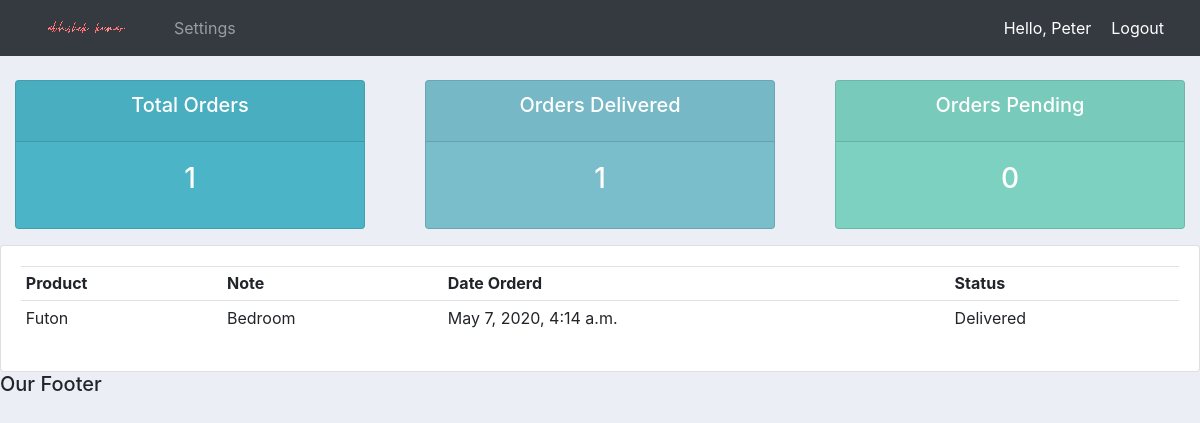
The page /user/ (signed in) on the database its author committed.
### accounts/models.py (models this page shows)
class Order(models.Model):
	STATUS = (
			('Pending', 'Pending'),
			('Out for delivery', 'Out for delivery'),
			('Delivered', 'Delivered'),
			)
	customer = models.ForeignKey(Customer, null=True, on_delete= models.SET_NULL)
	product = models.ForeignKey(Product, null=True, on_delete= models.SET_NULL)
	date_created = models.DateTimeField(auto_now_add=True, null=True)
	status = models.CharField(max_length=200, null=True, choices=STATUS)
	note = models.CharField(max_length=1000, null=True)
	def __str__(self):
		return self.product.name

class Product(models.Model):
	CATEGORY = (
			('Indoor', 'Indoor'),
			('Out Door', 'Out Door'),
			)
	name = models.CharField(max_length=200, null=True)
	price = models.FloatField(null=True)
	category = models.CharField(max_length=200, null=True, choices=CATEGORY)
	description = models.CharField(max_length=200, null=True, blank=True)
	date_created = models.DateTimeField(auto_now_add=True, null=True)
	tags = models.ManyToManyField(Tag)
	def __str__(self):
		return self.name

### accounts/decorators.py (the view)
		def wrapper_func(request, *args, **kwargs):
			group = None
			if request.user.groups.exists():
				group = request.user.groups.all()[0].name
			if group in allowed_roles:
				return view_func(request, *args, **kwargs)
			else:
				return HttpResponse('You are not authorized to view this page')

### accounts/views.py (called while the page is built)
@login_required(login_url='login')
@allowed_users(allowed_roles=['customer'])
def userPage(request):
	orders = request.user.customer.order_set.all()
	total_orders = orders.count()
	delivered = orders.filter(status='Delivered').count()
	pending = orders.filter(status='Pending').count()
	print('ORDERS:', orders)
	context = {'orders':orders, 'total_orders':total_orders,
	'delivered':delivered,'pending':pending}
	return render(request, 'accounts/user.html', context)

### accounts/templates/accounts/user.html
{%  extends 'accounts/main.html' %}
{% block content %}
{%  include 'accounts/status.html' %}
<div class="row">
	<div class="col-md">
		<div class="card card-body">
			<table class="table table-sm">
				<tr>
					<th>Product</th>
					<th>Note</th>
					<th>Date Orderd</th>
					<th>Status</th>
				</tr>
				{% for order in orders %}
				<tr>
					<td>{{order.product}}</td>
					<td>{{order.note}}</td>
					<td>{{order.date_created}}</td>
					<td>{{order.status}}</td>
				</tr>
				{% endfor %}
			</table>
		</div>
	</div>
</div>
{% endblock content %}

### accounts/templates/accounts/navbar.html (shortened to what this page needs)
{% load static %}
<nav class="navbar navbar-expand-lg navbar-dark bg-dark">
    <img src="{% static 'images/logo.png' %}">
    <div class="collapse navbar-collapse" id="navbarNav">
      <ul class="navbar-nav">
        {% if request.user.is_staff %}
        <li class="nav-item active">
          <a class="nav-link" href="{% url 'home' %}">Dashboard</a>
        </li>
        <li class="nav-item">
          <a class="nav-link" href="{% url 'products' %}">Products</a>
        </li>
        {% else %}
        <li class="nav-item">
        <a class="nav-link" href="{% url 'account' %}">Settings</a>
        </li>
        {% endif %}
      </ul>
    </div>
    <span class="hello-msg">Hello, {{request.user}} </span>
    <span><a class="hello-msg" href="{% url 'logout' %}">Logout</a></span>
  </nav>

### static/css/main.css (style rules this page uses)
body { background-color: #ebeff5; }

### accounts/templates/accounts/navbar.html (style rules this page uses)
.hello-msg { font-size: : 18px; color: #fff; margin-right: 20px; }

### rows shown on the page
Order: product "Futon", note "Bedroom", date_created "May 7, 2020, 4:14 a.m.", status "Delivered"

### other values the page prints
{{ request.user }} "Peter"
{{ total_orders }} "1"
{{ delivered }} "1"
{{ pending }} "0"
